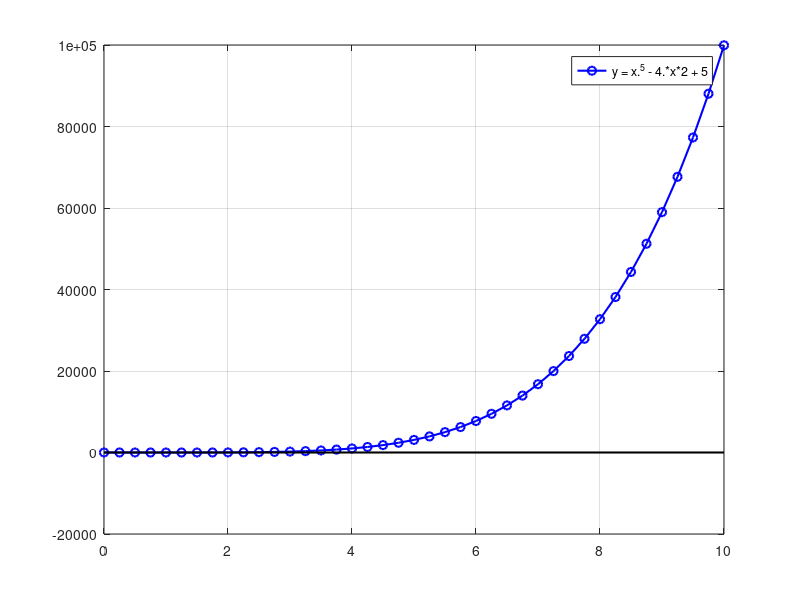

The MATLAB source for this figure: (Note: this script raises an error after producing the figure.)
f = @(x) x.^5 - 4.*x*2 + 5;			
xx=0:0.25:10;					
yy = f(xx);						
plot(xx,yy,'bo-','LineWidth',1.5)		
hold on
plot([0 xx(end)],[0 0],'k','LineWidth',1.5)		
grid on
legend('y = x.^5 - 4.*x*2 + 5')
hold off
x1 = input('Початкове наближення x1 = ');
x2 = input('Початкове наближення x2 = ');
tol = 1e-8; max_i = 40;
[x,i,err]  = m_cyr (f,x1,x2, max_i,tol);
if err == 0
	disp(strcat('кількість ітерацій = ',num2str(i)))
    disp(strcat('точність = ',num2str(tol)))
    disp(strcat('корінь = ',num2str(x)))
  else
	disp('Щось пішло не так')
end
fzero(f,x0)



